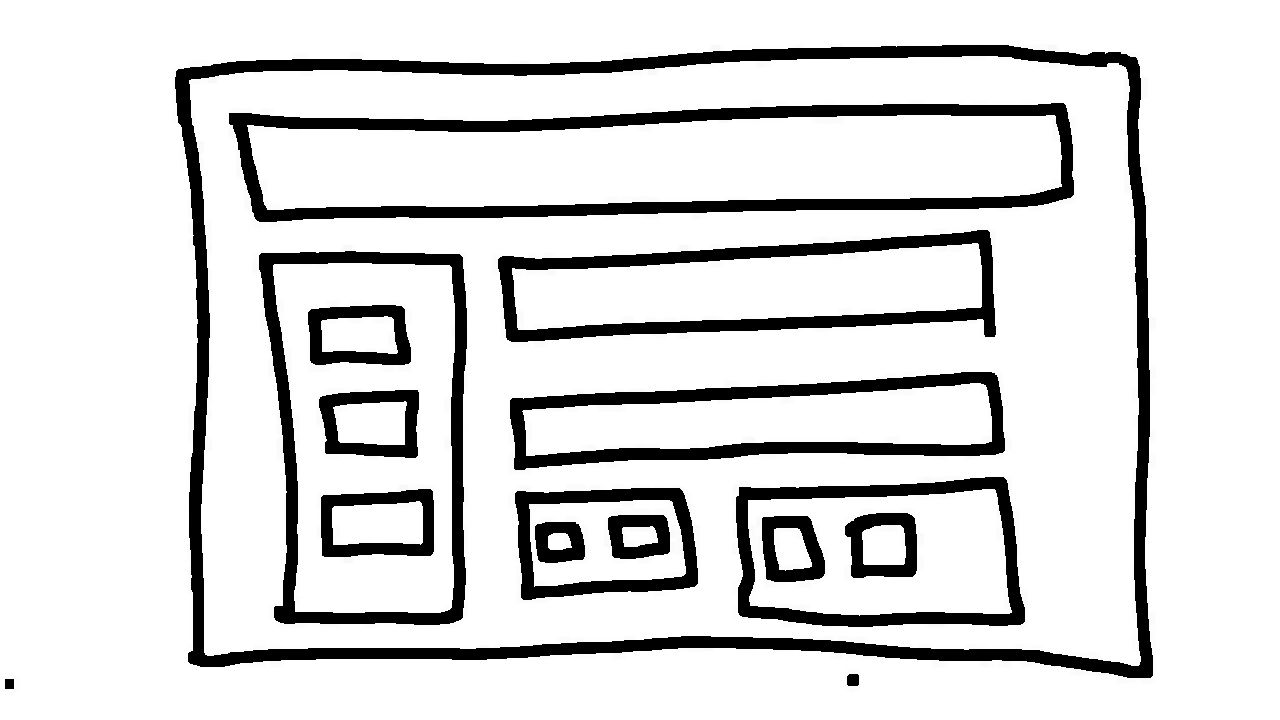
#> input picture erode.jpg, 1280 x 720 px
$ jupyter execute Untitled1.ipynb   (older library calls are emulated)
#> lines starting #> are read from the running program, lines starting #| are printed output that depends on the picture; after the words box and inside, x2 and y2 are one past the last pixel; in counts of white or black regions, pixels touching at a corner belong together
[cell 1]
import cv2
import numpy
import json
#contour traversal
def rec_tree(node):
    fchild=node[2]
    if fchild==-1:
        return {}
    tr={}
    while(heirarchy[0][fchild][2]!=-1):
        tr[tuple(heirarchy[0][fchild])]={}
        fchild=heirarchy[0][fchild][0]
    for i in tr.keys():
        tr[i]=rec_tree(tuple(i,))
    return tr


# Load the image
img = cv2.imread("erode.jpg")
#> img is the input picture: shape (720, 1280, 3); min 0, max 255, mean 218.9

# Split out each channel
blue, green, red = cv2.split(img)

def medianCanny(img, thresh1, thresh2):
#> called with thresh1 = 0.2, thresh2 = 0.3
    median = numpy.median(img)
#> median = 255
    img = cv2.Canny(img, int(thresh1 * median), int(thresh2 * median))
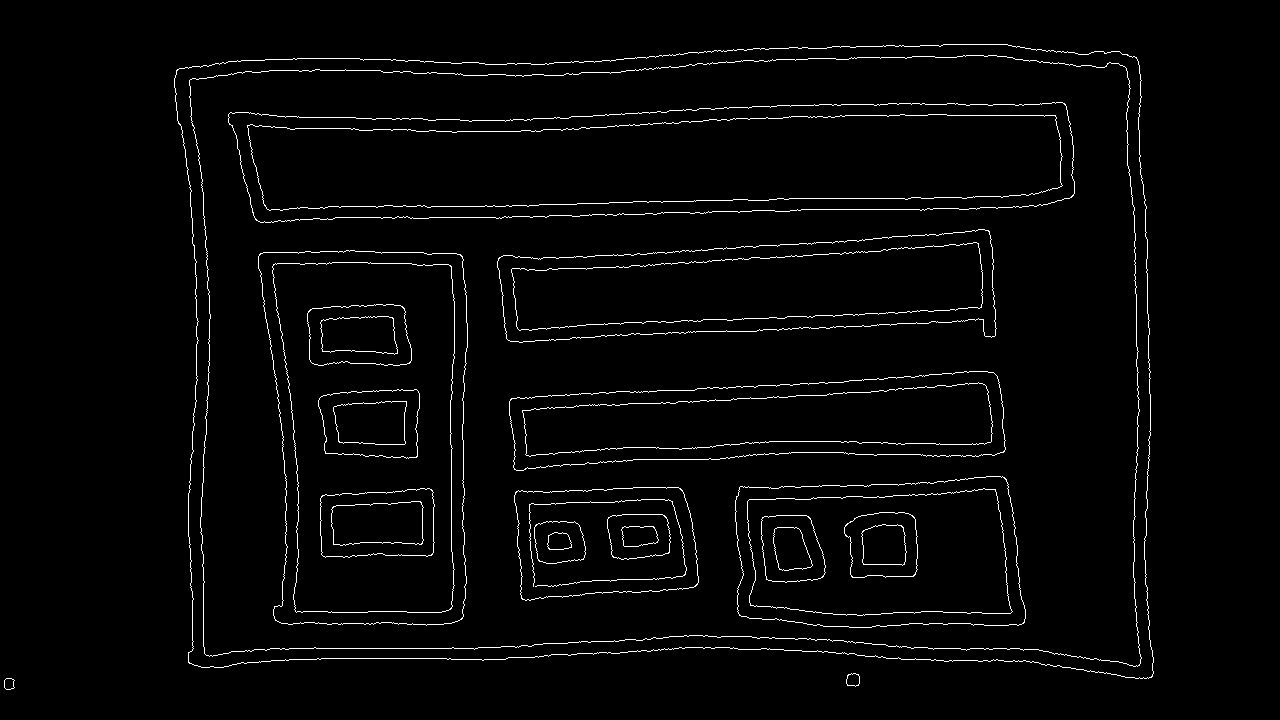
#> img: shape (720, 1280); 2.4% white in thin lines or dots, all inside (x1, y1, x2, y2) = (4, 44, 1154, 690)
    return img

# Run canny edge detection on each channel
blue_edges = medianCanny(blue, 0.2, 0.3)
green_edges = medianCanny(green, 0.2, 0.3)
red_edges = medianCanny(red, 0.2, 0.3)

# Join edges back into image
edges = blue_edges | green_edges | red_edges

# Find the contours
cimg,contour,heirarchy = cv2.findContours(edges, cv2.RETR_TREE,cv2.CHAIN_APPROX_SIMPLE)
#> contour = 59 contours, 1 with area under 20; largest, box (x1, y1, x2, y2) and area: (174, 44, 1154, 679) 576594, (174, 44, 1154, 679) 576584, (189, 55, 1142, 667) 539728, (189, 55, 1142, 667) 539725, (228, 102, 1075, 223) 84403
cv2.imwrite('contr.jpg',cimg)
#print(len(contour))
#print(len(heirarchy))
#print(heirarchy)
tree={}
root=[]
leaf=[]
parent=[]
child=[]
visited=[]
for i in range(len(heirarchy[0])):
    visited.append(0)
#> this loop made 59 passes
#> after the loop, visited = 59 values from 0 to 0
for i in heirarchy[0]:
    if i[0]==-1 and i[1]==-1 and i[2]==-1 :
        leaf.append(i)
    if i[3]==-1:
        root.append(list(i))
        print(i)
    parent.append(i[3]);
    child.append(i[2]);
#> this loop made 59 passes
#> i on passes 1 to 12: [2, -1, 1, -1], [-1, -1, -1, 0], [4, 0, 3, -1], [-1, -1, -1, 2], [-1, 2, 5, -1], [-1, -1, 6, 4], [-1, -1, 7, 5], [-1, -1, 8, 6], [19, -1, 9, 7], [-1, -1, 10, 8], [14, -1, 11, 9], [-1, -1, 12, 10]
#| [ 2 -1  1 -1]
#| [ 4  0  3 -1]
#| [-1  2  5 -1]
#> after the loop, child = 59 values, max 58 at index 57, min -1 at index 1, mean 22.92; leaf = [[-1, -1, -1, 0], [-1, -1, -1, 2], [-1, -1, -1, 12], [-1, -1, -1, 16], [-1, -1, -1, 25], [-1, -1, -1, 29], [-1, -1, -1, 33], [-1, -1, -1, 41], [-1, -1, -1, 45], [-1, -1, -1, 49], [-1, -1, -1, 53], [-1, -1, -1, 57]]; parent = 59 values, max 57 at index 58, min -1 at index 0, mean 24.86; root = [[2, -1, 1, -1], [4, 0, 3, -1], [-1, 2, 5, -1]]
print(root)
#| [[2, -1, 1, -1], [4, 0, 3, -1], [-1, 2, 5, -1]]
for i in root:
    #make key from root elements
    tree[tuple(i)]=rec_tree(i)
#> this loop made 3 passes
#> i on passes 1 to 3: [2, -1, 1, -1], [4, 0, 3, -1], [-1, 2, 5, -1]
#> after the loop, tree = 3 items
#jtree=json.dumps(tree)
print(tree)
#> (printed output is left out)


$ run again, with dst.jpg copied over erode.jpg
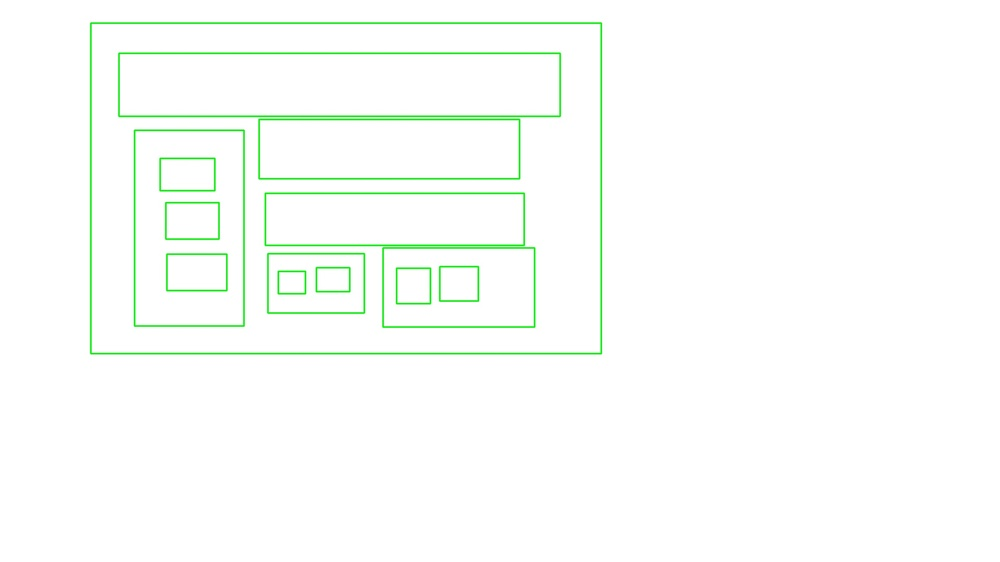
#> input picture dst.jpg, 1000 x 562 px, shrunk from 1920 x 1080 before the run
#> img is the input picture: shape (562, 1000, 3); mean B, G, R 250.3, 254, 250.3
#> median = 255
#> in medianCanny, `img = cv2.Canny(img, int(thresh1 * median), int(thresh2 * median))`:
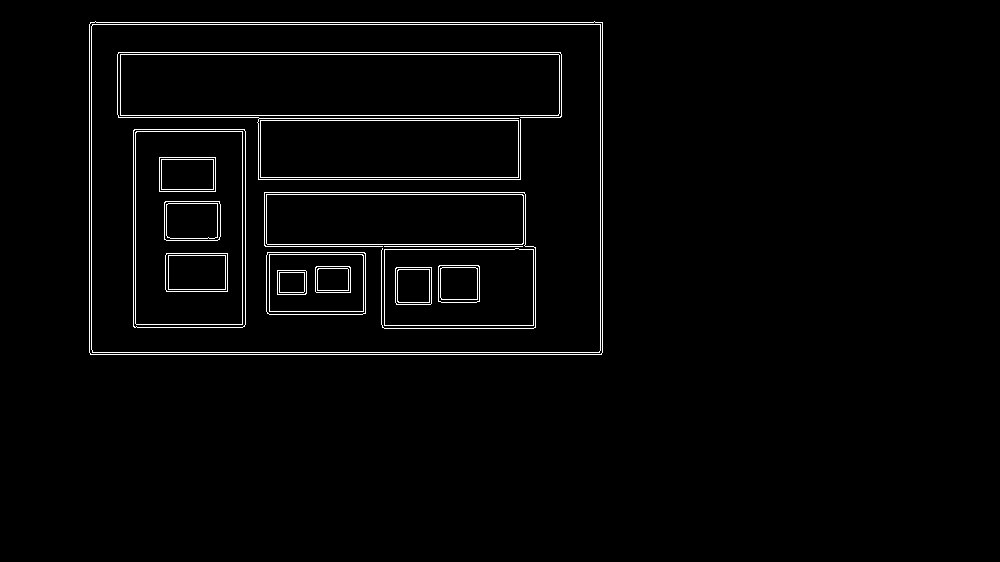
#> img: shape (562, 1000); 2.2% white in thin lines or dots, all inside (x1, y1, x2, y2) = (89, 21, 603, 355)
#> img: shape (562, 1000); 2.1% white in thin lines or dots, all inside (x1, y1, x2, y2) = (89, 22, 603, 355)
#> `edges = blue_edges | green_edges | red_edges`:
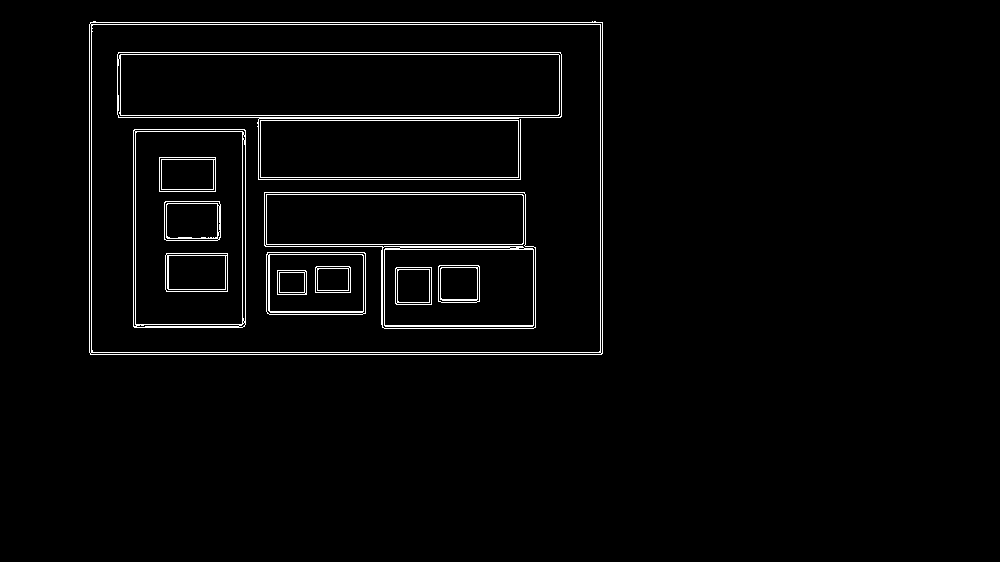
#> edges: shape (562, 1000); 2.4% white in thin lines or dots, all inside (x1, y1, x2, y2) = (89, 21, 603, 355)
#> contour = 58 contours, 6 with area under 20; largest, box (x1, y1, x2, y2) and area: (89, 21, 603, 355) 170318, (91, 24, 601, 353) 166942, (117, 52, 562, 180) 29118, (120, 54, 560, 116) 26776, (264, 192, 536, 329) 26708
#> the loop `for i in range(len(heirarchy[0])):` made 58 passes
#> after the loop `for i in range(len(heirarchy[0])):`: visited = 58 values from 0 to 0
#> the loop `for i in heirarchy[0]:` made 58 passes
#> i on passes 1 to 8: [-1, -1, 1, -1], [2, -1, -1, 0], [56, 1, 3, 0], [15, -1, 4, 2], [13, -1, 5, 3], [9, -1, 6, 4], [7, -1, -1, 5], [8, 6, -1, 5]
#> (printed output is left out)
#> after the loop `for i in heirarchy[0]:`: child = 58 values, max 54 at index 53, min -1 at index 1, mean 6.24; leaf = [[-1, -1, -1, 51]]; parent = 58 values, max 53 at index 54, min -1 at index 0, mean 20.28; root = [[-1, -1, 1, -1]]
#| [[-1, -1, 1, -1]]
#> the loop `for i in root:` made 1 pass
#> i on pass 1: [-1, -1, 1, -1]
#> after the loop `for i in root:`: tree = 1 item
#| {(-1, -1, 1, -1): {}}
